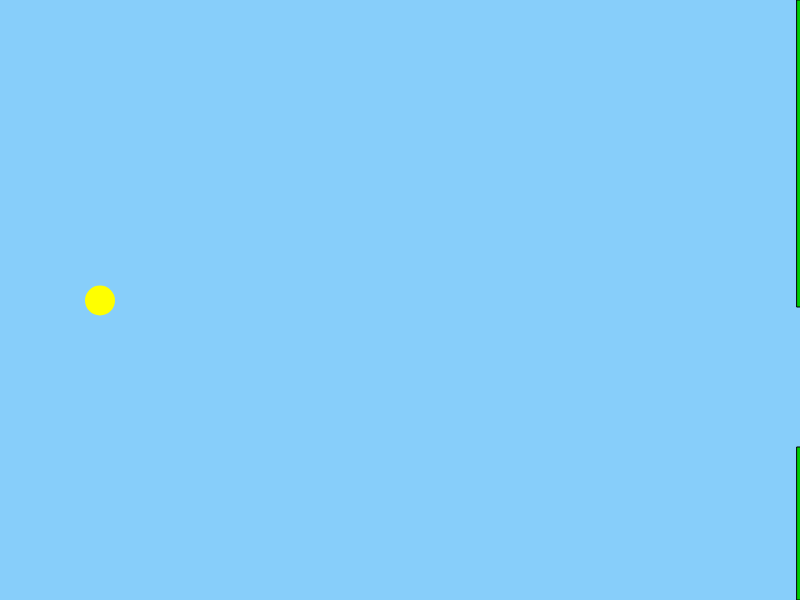
Frame 1 (no input)
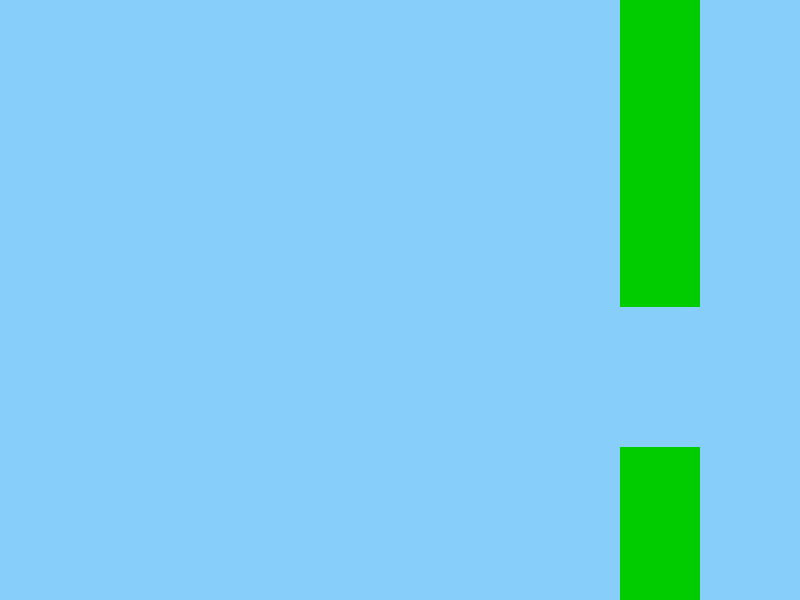
Frame 60 (no input)
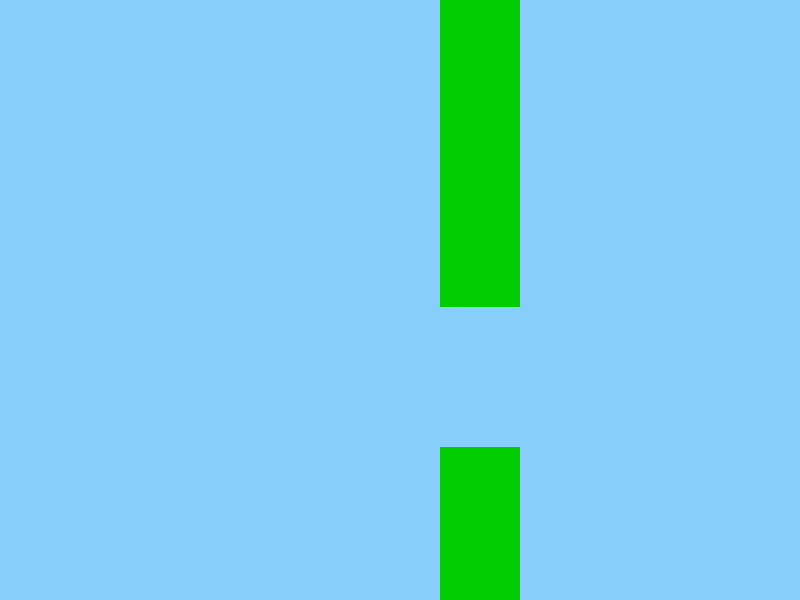
Frame 120 (the mouse pressed at the canvas centre since frame 60)

The p5.js sketch that drew these frames (run headless with seeded random() and noise() and a simulated clock; from frame 60 on, the mouse is pressed at the canvas centre):

// p5.js sketch
// ── sketch.js
var panSpeed = 3;
var gravity = 0.5;
var player;
var pipes = [];
var spawnTimer = 0;
var spawnInterval = 120;


function setup() {
    createCanvas(800, 600);
    player = new Player(100, height / 2);


    pipes.push(new PipePair());
}


function draw() {
    background(135, 206, 250);


    spawnTimer++;


    if (spawnTimer > spawnInterval) {
        pipes.push(new PipePair());
        spawnTimer = 0;
    }


    for (let i = pipes.length - 1; i >= 0; i--) {


        pipes[i].update();
        pipes[i].show();


        if (pipes[i].collided(player)) {
            console.log("Game Over");
            noLoop();
        }


        if (pipes[i].offscreen()) {
            pipes.splice(i, 1);
        }
    }


    player.update();
    player.show();
}


function keyPressed() {
    if(key === ' ') {
        player.flap();
    }
}

// ── pipepair.js
class PipePair {
    constructor() {
        this.gap = 140;

        this.topHeight = floor(random(50, height - 50 - this.gap));
        this.bottomHeight = height - this.topHeight - this.gap;

        this.topPipe = new Pipe(true, this.topHeight);
        this.bottomPipe = new Pipe(false, this.bottomHeight);
    }

    show() {
        this.topPipe.show();
        this.bottomPipe.show();
    }

    update() {
        this.topPipe.update();
        this.bottomPipe.update();
    }

    offscreen() {
        return this.topPipe.x + this.topPipe.width < 0;
    }

    collided(player) {
        return this.topPipe.collided(player) || this.bottomPipe.collided(player);
    }
}

// ── pipes.js
class Pipe {
    constructor(isTop, pipeHeight) {
        this.width = 80;
        this.height = pipeHeight;
        this.x = width;
        this.isTop = isTop;

        if (this.isTop) {
            this.y = 0;
        } else {
            this.y = height - this.height;
        }
    }

    show() {
        fill(0, 204, 0);
        rect(this.x, this.y, this.width, this.height);
    }

    update() {
        this.x -= panSpeed;
    }

    collided(p) {
        let playerLeft = p.x - p.size / 2;
        let playerRight = p.x + p.size / 2;
        let playerTop = p.y - p.size / 2;
        let playerBottom = p.y + p.size / 2;

        let pipeLeft = this.x;
        let pipeRight = this.x + this.width;
        let pipeTop = this.y;
        let pipeBottom = this.y + this.height;

        if (
            playerRight > pipeLeft &&
            playerLeft < pipeRight &&
            playerBottom > pipeTop &&
            playerTop < pipeBottom 
        ) {
            return true;
        }

        return false;
    }
}

// ── player.js
class Player { 
    // base para  criar o jogador
    constructor(x, y) {
        this.x = x;
        this.y = y;
        this.velY = 0;
        this.velX = 0;
        this.size = 30;
    }

    show() {
        noStroke();
        fill(255, 255, 0);
        ellipse(this.x, this.y, this.size);
    }

    update() {
        this.velY += gravity;
        this.y += this.velY;
    }

    flap() {
        this.velY = -10;
    }
}
